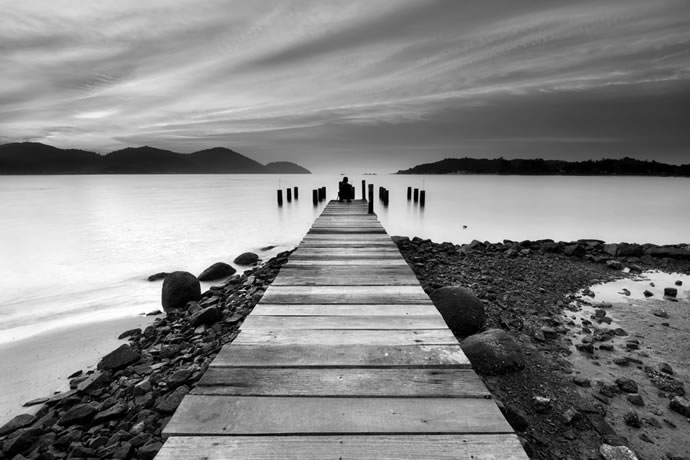
#> input picture data/deckPB.jpg, 690 x 460 px, found by its file name
$ python exercicio3.py
#> lines starting #> are read from the running program, lines starting #| are printed output that depends on the picture; after the words box and inside, x2 and y2 are one past the last pixel; in counts of white or black regions, pixels touching at a corner belong together
import cv2
import numpy as np
import matplotlib.pyplot as plt

# Carregando a imagem em tons de cinza
image = cv2.imread("data/deckPB.jpg", cv2.IMREAD_GRAYSCALE)
#> image is the input picture: shape (460, 690); min 0, max 255, mean 132.7

# Calculando o Histograma
histograma = cv2.calcHist([image], [0], None, [256], [0, 256])
#> histograma = 256 values, max 2354 at index 183, min 73 at index 255, mean 1239.8

limiar = 100

def limiarizar_imagem(imagem, limiar):
#> called with limiar = 100
    _, imagem_limiarizada = cv2.threshold(imagem, limiar, 255, cv2.THRESH_BINARY)
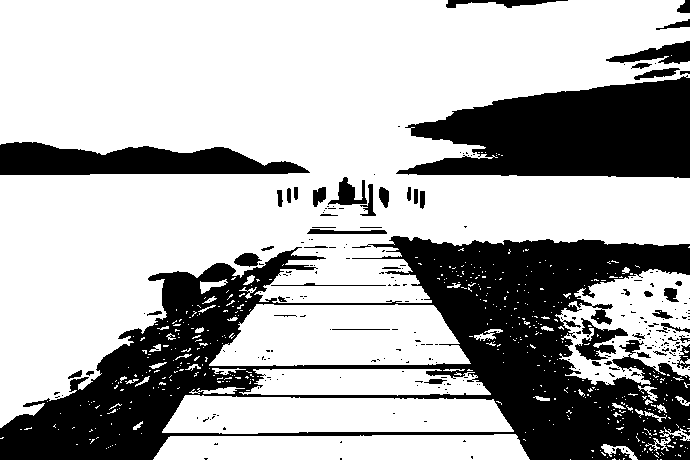
#> imagem_limiarizada: shape (460, 690); 68.9% white; 256 black regions (205 under 20 px), largest, box (x1, y1, x2, y2) and area: (0, 236, 690, 460) 63761, (396, 75, 690, 178) 20907, (0, 142, 310, 175) 7022
    return imagem_limiarizada

imagem_limiarizada = limiarizar_imagem(image, limiar)

histograma_limiarizada = cv2.calcHist([imagem_limiarizada], [0], None, [256], [0, 256])
#> histograma_limiarizada = 256 values, max 218604 at index 255, min 0 at index 1, mean 1239.8

# Função para mostrar imagens lado a lado
def mostrar_imagens(titulo, original, limiarizada):
#> called with titulo = 'Imagem'
    plt.figure(figsize=(10, 4))
    plt.subplot(1, 2, 1)
    plt.title(f'{titulo} - Original')
    plt.imshow(original, cmap='gray')
    plt.axis('off')

    plt.subplot(1, 2, 2)
    plt.title(f'{titulo} - Limiarizada')
    plt.imshow(limiarizada, cmap='gray')
    plt.axis('off')

    plt.tight_layout()
    plt.show()
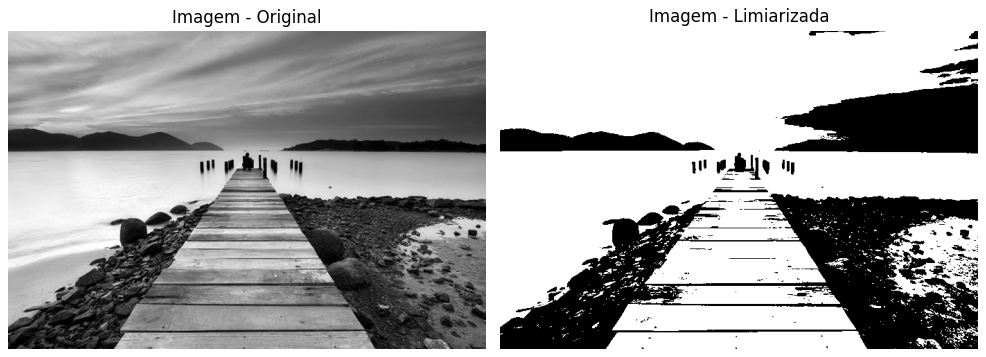
#> figure drawn by matplotlib, 2 panels

# Função para mostrar histograma
def mostrar_histograma(titulo, hist_original, hist_lm):
#> called with titulo = 'Histograma', hist_original = array of shape (256, 1), hist_lm = array of shape (256, 1)
    plt.figure(figsize=(12, 4))
    plt.subplot(1, 2, 1)
    plt.title(f'{titulo} - Original')
    plt.plot(hist_original, color='black')
    plt.xlim([0, 256])

    plt.subplot(1, 2, 2)
    plt.title(f'{titulo} - Limiarizado')
    plt.plot(hist_lm, color='black')
    plt.xlim([-5, 260])

    plt.tight_layout()
    plt.show()
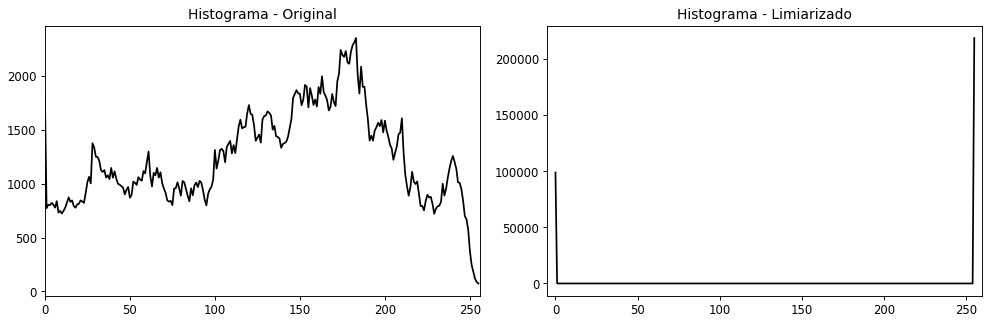
#> figure drawn by matplotlib, 2 panels; panel 1: curve peaks at x = 183, y = 2354; panel 2: curve peaks at x = 255, y = 218604

# Mostrar resultados
mostrar_imagens("Imagem", image, imagem_limiarizada)
mostrar_histograma("Histograma", histograma, histograma_limiarizada)

$ run again, with data/macau-parrot.jpg copied over data/deckPB.jpg
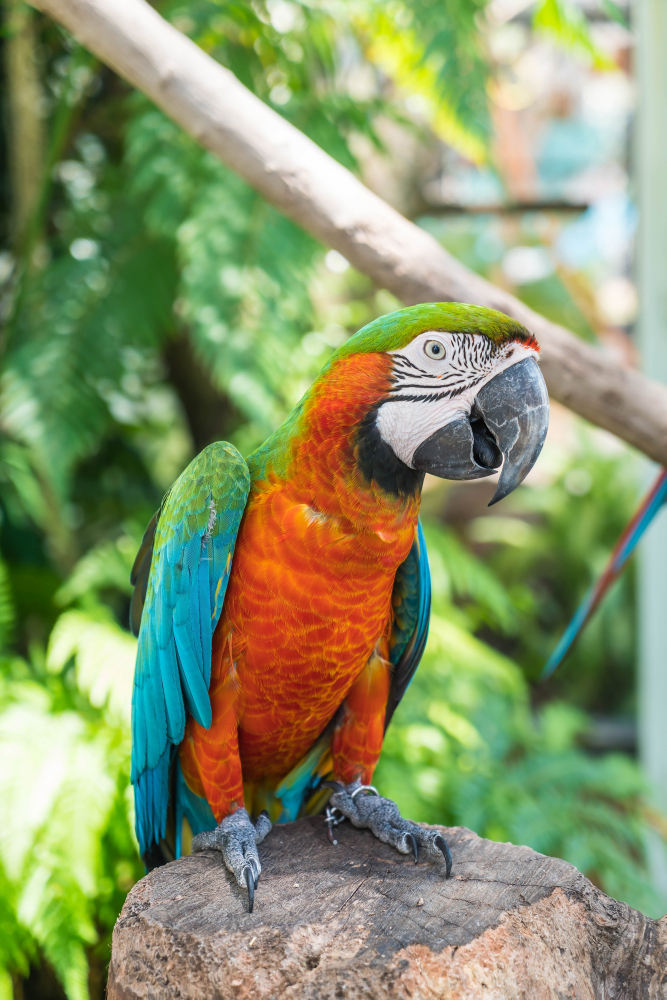
#> input picture data/macau-parrot.jpg, 2000 x 2998 px, found by its file name (shown at 1/3 size)
#> histograma = 256 values, max 41797 at index 202, min 1 at index 0, mean 23421.9
#> in limiarizar_imagem, `_, imagem_limiarizada = cv2.threshold(imagem, limiar, 255, cv2.THRESH_..`:
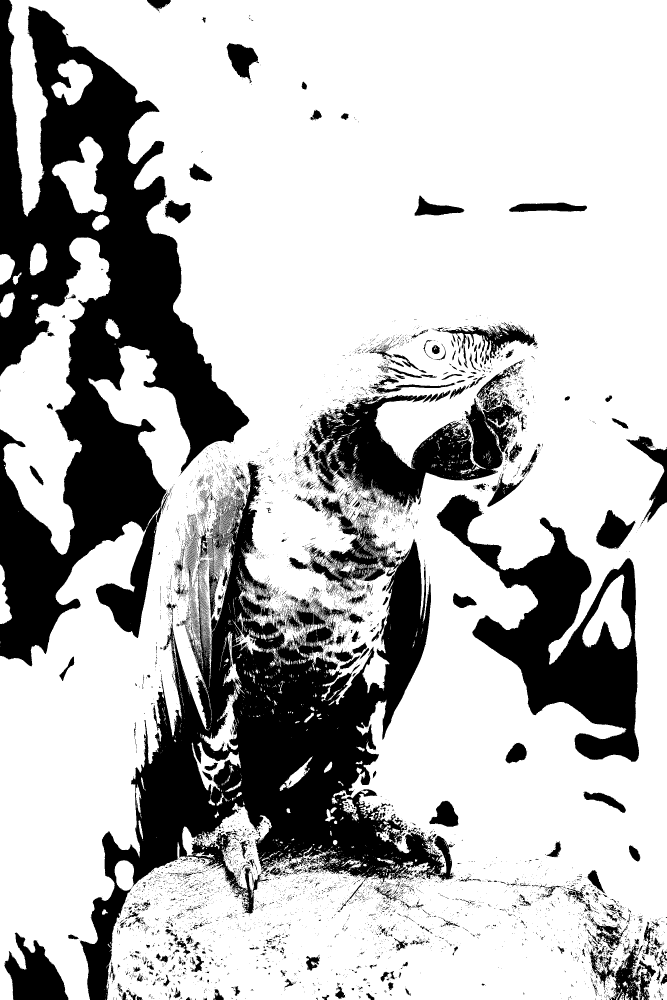
#> imagem_limiarizada: shape (2998, 2000) (shown at 1/3 size); 72.9% white; 9421 black regions (8767 under 20 px), largest, box (x1, y1, x2, y2) and area: (0, 0, 748, 1999) 596982, (239, 1384, 1366, 2998) 546789, (1310, 1483, 1917, 2285) 175167
#> histograma_limiarizada = 256 values, max 4372341 at index 255, min 0 at index 1, mean 23421.9
#> in mostrar_histograma, `plt.show()`:
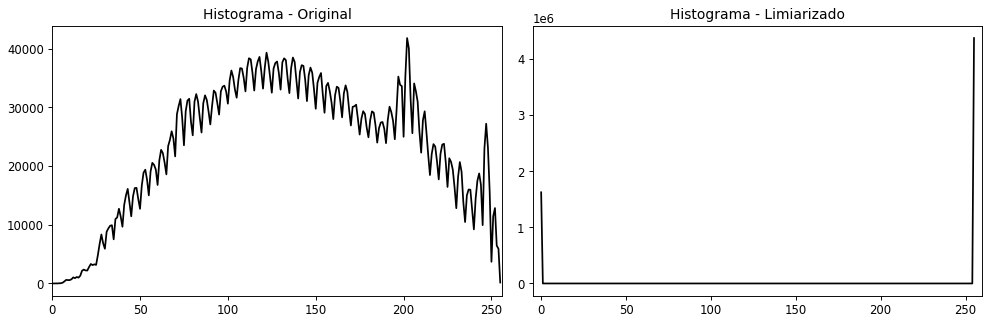
#> figure drawn by matplotlib, 2 panels; panel 1: curve peaks at x = 202, y = 41797; panel 2: curve peaks at x = 255, y = 4372341

$ run again, with data/paisagemPinguins.jpg copied over data/deckPB.jpg
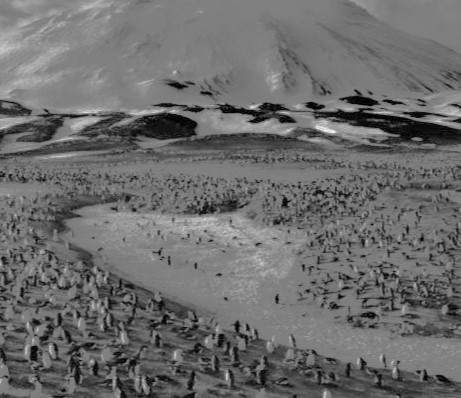
#> input picture data/paisagemPinguins.jpg, 461 x 398 px, found by its file name
#> image is the input picture: shape (398, 461); min 0, max 249, mean 108.2
#> histograma = 256 values, max 9415 at index 127, min 0 at index 207, mean 716.7
#> in limiarizar_imagem, `_, imagem_limiarizada = cv2.threshold(imagem, limiar, 255, cv2.THRESH_..`:
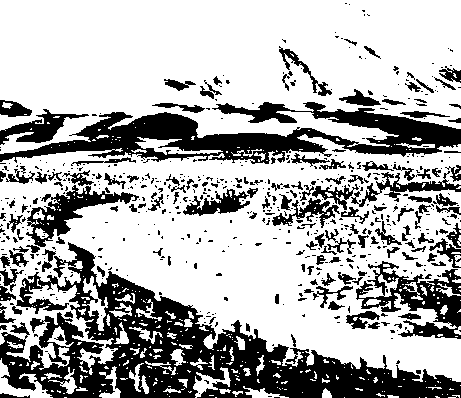
#> imagem_limiarizada: shape (398, 461); 68.8% white; 590 black regions (445 under 20 px), largest, box (x1, y1, x2, y2) and area: (0, 242, 461, 398) 23808, (0, 102, 461, 164) 11693, (356, 261, 461, 339) 3260
#> histograma_limiarizada = 256 values, max 126189 at index 255, min 0 at index 1, mean 716.7
#> in mostrar_histograma, `plt.show()`:
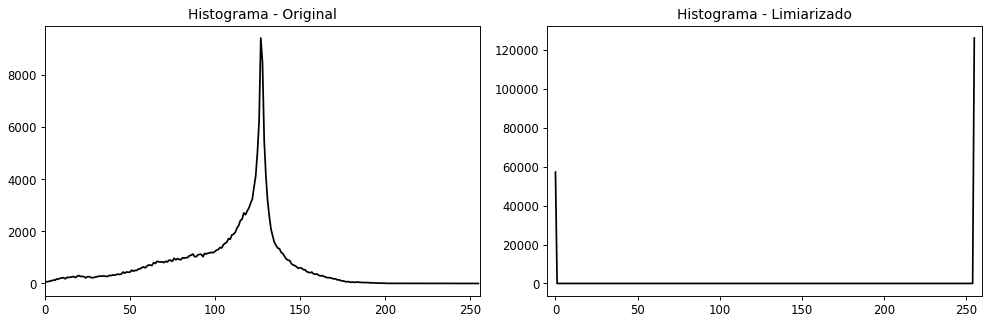
#> figure drawn by matplotlib, 2 panels; panel 1: curve peaks at x = 127, y = 9415; panel 2: curve peaks at x = 255, y = 126189

$ run again, with data/JGL.png saved as data/deckPB.jpg
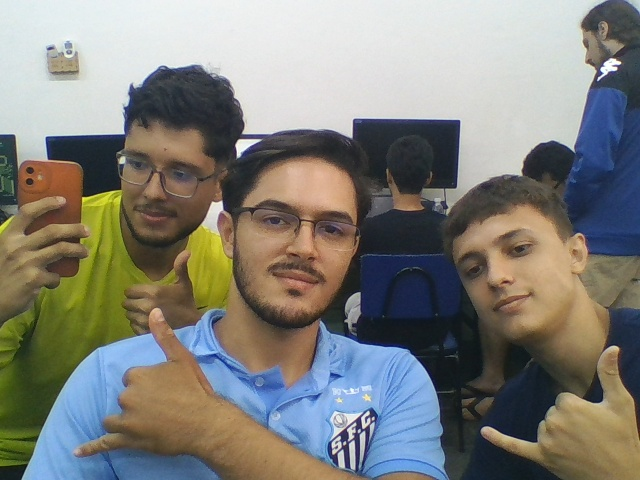
#> input picture data/JGL.png, 640 x 480 px, found by its file name
#> histograma = 256 values, max 3065 at index 232, min 0 at index 0, mean 1200
#> in limiarizar_imagem, `_, imagem_limiarizada = cv2.threshold(imagem, limiar, 255, cv2.THRESH_..`:
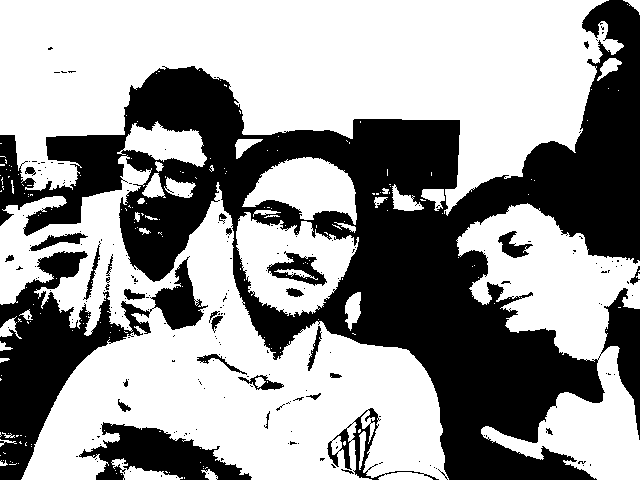
#> imagem_limiarizada: shape (480, 640); 60% white; 217 black regions (188 under 20 px), largest, box (x1, y1, x2, y2) and area: (0, 0, 640, 480) 98093, (0, 251, 208, 480) 14600, (79, 422, 252, 480) 4956
#> histograma_limiarizada = 256 values, max 184366 at index 255, min 0 at index 1, mean 1200
#> in mostrar_histograma, `plt.show()`:
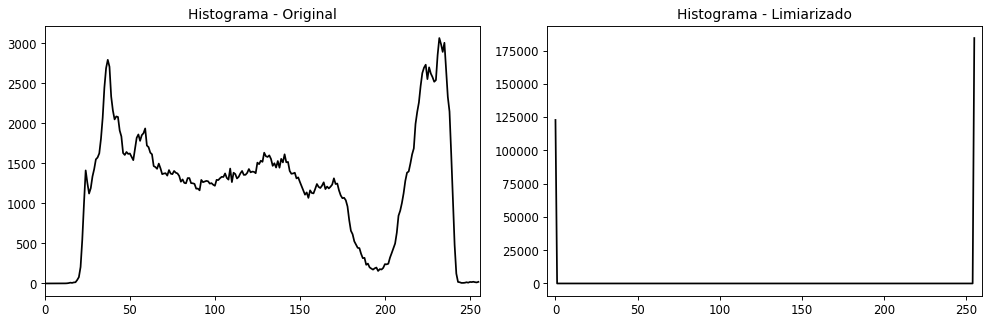
#> figure drawn by matplotlib, 2 panels; panel 1: curve peaks at x = 232, y = 3065; panel 2: curve peaks at x = 255, y = 184366
